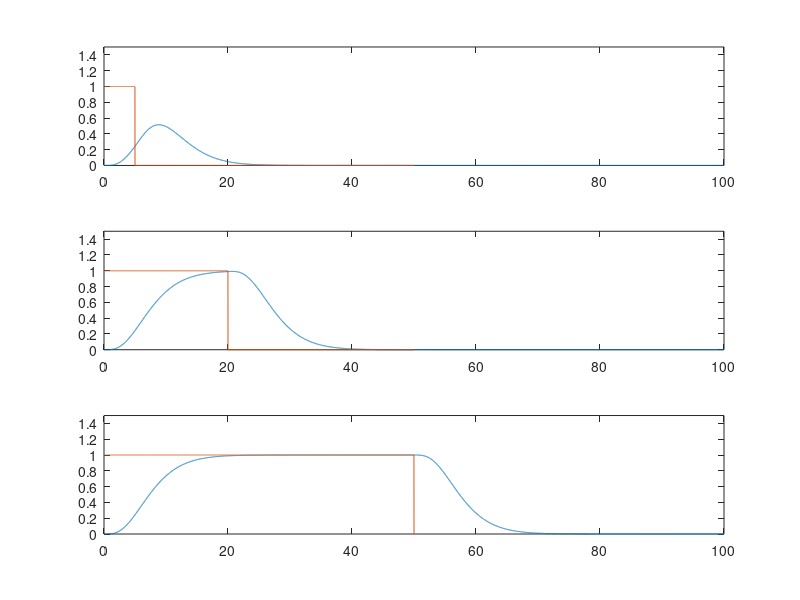

MATLAB code for this plot:
% Clear all workspaces
clear all;
close all;
clc;

% Set the parameter values of the hrf
T0=0; n=4; lamda=2;

% Define the time axis, i.e., from 0 to 50 sec in .01 sec increments
% and the 3 boxcar functions
t50=0:.01:50;
null=zeros(1,5000);
box5=[ones(1,500),zeros(1,4501)];
box20=[ones(1,2000),zeros(1,3001)];
box50=[ones(1,5000),0];

% Create the hrf
hrf=((t50-T0).^(n-1)).*exp(-(t50-T0)/lamda)/((lamda^n)*factorial(n-1));

% Compute the 3 convolutions. Divide by 100 to set time unit at .01 sec.
BOLD5=conv(box5,hrf)/100;
BOLD20=conv(box20,hrf)/100;
BOLD50=conv(box50,hrf)/100;

% Plot the predicted BOLD response
t=0:.01:100;
subplot(3,1,1);
plot(t,BOLD5,t50,box5);
axis([0 100 0 1.5]);

subplot(3,1,2);
plot(t,BOLD20,t50,box20);
axis([0 100 0 1.5]);

subplot(3,1,3);
plot(t,BOLD50,t50,box50);
axis([0 100 0 1.5]);


